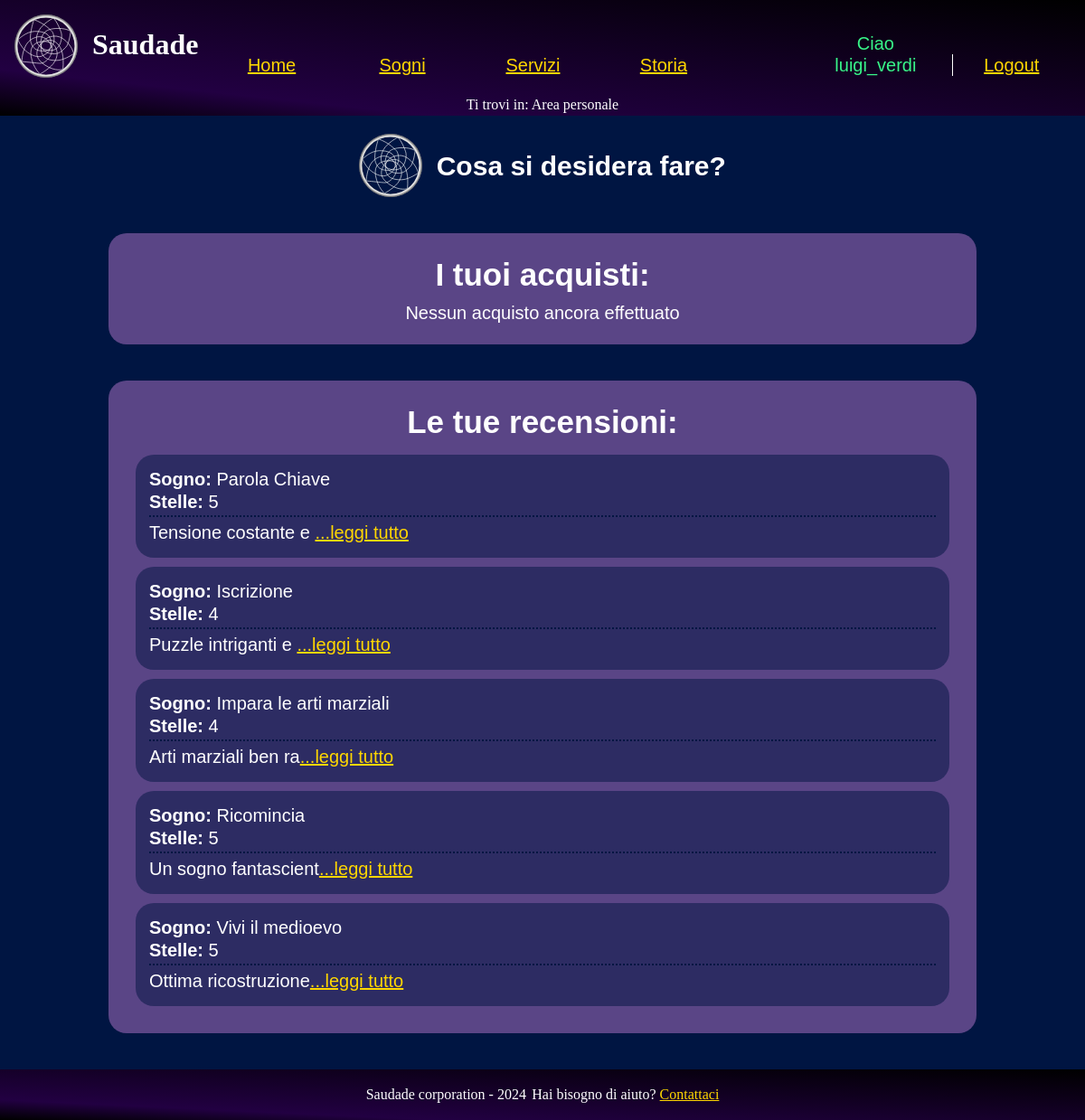
/src/php/dashboardUser.php (signed in), run on the app's committed database.
### tables this page shows
CREATE TABLE recensioni (
  id SERIAL PRIMARY KEY,
  user_name VARCHAR(20) NOT NULL,
  testo TEXT NOT NULL,
  articolo VARCHAR(50),
  stelle INT CHECK (stelle >= 1 AND stelle <= 5),
  data TIMESTAMP DEFAULT CURRENT_TIMESTAMP,

  FOREIGN KEY (user_name) REFERENCES utenti(user_name) ON DELETE CASCADE ON UPDATE CASCADE,
  FOREIGN KEY (articolo) REFERENCES sogni(titolo) ON DELETE CASCADE  ON UPDATE CASCADE
);

### src/php/functions.php (called while the page is built, shortened)
<?php
class Functions {
    private $connection;
    public function openDBConnection(){
        global $HOST_DB, $USERNAME, $PASSWORD, $DATABASE_NAME;
        $this->connection = mysqli_connect(
            $HOST_DB,
            $USERNAME,
            $PASSWORD,
            $DATABASE_NAME
        );
        $this->connection->set_charset("utf8");
        return mysqli_connect_errno() == 0;
    }
    public function getConnection(){
        return $this->connection;
    }
}

### src/php/dashboardUser.php (the view, shortened to what this page needs)
<?php
    require_once("functions.php");
    $functions = new functions();
    $functions->openDBConnection();
    $pagina = new newPage("../html/dashboardUser.html", "Area personale user", "Area personale user", "Area personale user Saudade");
    if(isset($_SESSION['user_name'])){
        if($_SESSION['user_name'] != "admin") {
            $stmt = $functions->getConnection()->prepare("SELECT * FROM utenti WHERE user_name=?");
            $stmt->bind_param("s", $_SESSION['user_name']);
            $stmt->execute();
            $risultato = $stmt->get_result();
            if(mysqli_num_rows($risultato) > 0){
                $prenotaz = $functions->getConnection()->prepare("SELECT * FROM prenotazioni WHERE user_name=?;");
                $prenotaz->bind_param("s", $_SESSION['user_name']);
                $prenotaz->execute();
                $prenotaz = $prenotaz->get_result();
                if($prenotaz == NULL || mysqli_num_rows($prenotaz) == 0){
                    $pagina->modificaHTML("{prenotazione}", "");
                }
                $stmt = $functions->getConnection()->prepare("SELECT * FROM acquisti WHERE user_name=?");
                $stmt->bind_param("s", $_SESSION['user_name']);
                $stmt->execute();
                $ris = $stmt->get_result();
                if(mysqli_num_rows($ris) > 0){
                    $acquisti = "";
                    while ($row = $ris->fetch_assoc()) {
                        $acquisti .= "<li>" . $row['articolo'] . " ";
                        $acquisti .= $row['data'] . " ";
                        $acquisti .= "<a href=\"aggiungiRecensione.php?sogno=".urlencode($row['articolo'])."\">Lascia una recensione</a> </li>";
                    }
                    $pagina->modificaHTML("{elencosogni}", $acquisti);
                }else{
                    $pagina->modificaHTML("{elencosogni}", "<p>Nessun acquisto ancora effettuato</p>");
                }
                $recenz = $functions->getConnection()->prepare("SELECT * FROM recensioni WHERE user_name=? ORDER BY data;");
                $recenz->bind_param("s", $_SESSION['user_name']);
                $recenz->execute();
                $recenz = $recenz->get_result();
                if($recenz == NULL || mysqli_num_rows($recenz) == 0){
                    $rec = "<p>Ancora nessuna recensione</p>";
                    $pagina->modificaHTML("{recensioni}", $rec);
                }
                else{
                    $rec = "";
                    foreach( $recenz as $row){
                        $rec .= file_get_contents("../html/recensioneTemp.html");
                        $rec = str_replace("{utente}", "<span class='titoletto'>Sogno: </span>" . $row['articolo'], $rec);
                        $rec = str_replace("{stelle}", $row['stelle'], $rec);
                        $text = $row['testo'];
                        $maxLength=20;
                        if (strlen($text) > $maxLength) {
                            $text = substr($text, 0, $maxLength) . '<a href="#" class="read-more" onclick="espandi(event)">...leggi tutto</a><span class="full-description hidden">' . substr($text, $maxLength) . '</span>';
                        }
                        $rec = str_replace("{testo}", $text, $rec);
                    }
                }
            }else{
                $pagina->printErrorPage("Utente non trovato");
            }
        }else{
            $pagina->printErrorPage("<div class=\"sectionDash\">Pagina riservata agli utenti</div>");
        }
    }else{
        $pagina->printErrorPage("<div class=\"sectionDash\">Pagina riservata ad utenti loggati, esegui il <a href=\"login.php\"><span lang=\"en\">login</span></a> per accedere</div>");
    }

### src/CSS/style.css (style rules this page uses)
* { padding: 0; margin: 0; }
:root { --headerBgColor: #220042; --headerTxtColor: #FFFFFF; --BgColor: #001542; --BgTxtColor: #FFFFFF; --footerBgColor: #220042; --footerTxtColor: #FFFFFF; --visitedLinkColor: #38F689; --linkColor: #FFD700; --BgAll: #7A7A7A; --BgSidebar:#00154280; --colorSlide: rgb(90, 69, 134); --slideTitleTxtColor: #FFFFFF; --fontMenu: sans-serif; --errorBackground: #FF0000; --calendarioOver: #2D0000; --errorText: #FFFFFF; --successBackground:#4F7A28; }
html { width: 100%; font-size: 100%; line-height: 1.5em; margin: auto; background-color: var(--BgAll); }
a { color:var(--linkColor) }
body { display: flex; flex-direction: column; min-height: 100vh; line-height: 1.5; background-color: var(--BgColor); }
header { text-align: center; width: 100%; background-image: linear-gradient(to top right, #000000 0%, var(--headerBgColor) 20%, #000000 100%); color: var(--headerTxtColor); }
.menu { text-align: center; line-height: 1.5em; vertical-align: middle; margin:auto; }
ul.listaNavBar { padding: 0; text-align: center; list-style: none; font-family: var(--fontMenu); color: var(--visitedLinkColor); margin-top: 1em; }
ul.listaNavBar > li { display: inline-block; width: 10%; margin: 1em 0.5em; font-size: 1.25em; }
ul.listaNavBar > li:nth-last-child(2) { margin-left: 5em; }
ul.listaNavBar > li:nth-last-child(1) { padding-left: 0.25em; border-left: 1px solid white; }
.menu a { margin: auto; color: var(--linkColor); transition: all -50s ease-in-out; }
.menu a::after { color: var(--linkColor); }
#breadcrump { font-size: 1em; text-align: center; position: relative; padding-left: 40%; padding-right: 40%; }
.titolo > h1 { float: left; margin-top: 25px; vertical-align: middle; }
#logo { float: left; width: 70px; height: 70px; margin: 1em; transition: all 1.25s ease; z-index: 10; }
main { margin:auto; width: 80%; min-height:max-content; align-items: center; background-color: var(--BgColor); color:var(--BgTxtColor); font-family: 'Tahoma', sans-serif; }
.sectionDash { background-color: var(--colorSlide); margin:auto; margin-top:2em; margin-bottom:2em; padding:1em; border-radius: 1em; text-align: center; font-size: 1.25em; }
.welcomeDash { margin: 1em; margin-bottom:1.2em; text-align: center; font-size: 1.25em; }
.sectionDash > ul > li { list-style: none; }
.sectionDash > p { color: var(--slideTitleTxtColor); font-size: 1.75em; font-weight: bold; }
.titoletto { font-weight: bold; }
div.containerRecensione { background-color: var(--BgSidebar); margin: 0.5em; padding: 0.75em; border-radius: 1em; line-height: 1.25em; font-size: 1em; text-align: left; }
div.containerRecensione> p:nth-last-child(1) { margin-top: 0.1em; padding-top: 5px; border-top: 2px dotted var(--BgColor); }
div.apparizione { opacity: 0; animation: apparizione 2.5s forwards; }
div.welcomeDash { opacity: 0; animation: apparizione 1s forwards; }
.loghino { width: 70px; height: 70px; transition: all 1.25s ease; z-index: 10; display: inline-block; vertical-align: middle; margin-right: 10px; animation: rotate-animation 6s infinite linear; }
.welcomeDash > p { display: inline; vertical-align: middle; font-weight: bold; font-size: 1.5em; }
footer { background-image: linear-gradient(to top right, #000000 0%, var(--headerBgColor) 20%, #000000 100%); color:var(--footerTxtColor); text-align: center; margin-top: auto; width: 100%; padding: 1em 0em 1em 0em; font-size: 1rem; }
footer > p { display: inline-block; }
footer > p:nth-last-child(1) { margin-left: 0.4em; }

### src/CSS/print.css (style rules this page uses)
* { padding: 0; margin: 0; }
html { font-size: 12pt; font-family: "Times New Roman", serif; margin:auto; }
.menu { display:none; }
main#contenuto { text-rendering: optimizeLegibility; }
#logo { display: none; }
p { line-height: 1.5em; }
#breadcrump { padding: 0.5em 0 0.5em 0; margin-top: 0.5em; border-top: 1px solid #DDD; border-bottom: 1px solid #DDD; font-weight: bold; }
#breadcrump p { max-width: 1024px; margin: auto }
.titolo { text-align:center; }
footer { text-align: center; font-size: 10pt; font-style: italic; padding: 1.3em 0.5em 0.5em; border-top: 1px solid #DDD; }
footer > p > a { display:none; }
.loghino { display: none; }
.titoletto { font-weight: bold; }
.containerRecensione { margin-top: 2pt; border-top: 1px dotted #DDD; }
div.welcomeDash { display: none; }
.sectionDash { margin: 1pt; padding: 1pt; border: 2pt solid #DDD; }
.sectionDash > p:nth-child(1) { text-align: center; font-size: 12pt; font-weight: bold; }
.read-more { display: none; }

### data on the page
recensioni: articolo "Sogno: Parola Chiave Stelle: 5", testo "Tensione costante e"
recensioni: articolo "Sogno: Iscrizione Stelle: 4", testo "Puzzle intriganti e"
recensioni: articolo "Sogno: Impara le arti marziali Stelle: 4", testo "Arti marziali ben ra"
recensioni: articolo "Sogno: Ricomincia Stelle: 5", testo "Un sogno fantascient"
recensioni: articolo "Sogno: Vivi il medioevo Stelle: 5", testo "Ottima ricostruzione"
